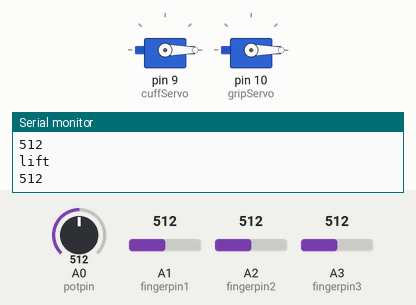
Recording of a sketch running on a simulated Arduino Uno, built with avr-gcc and run on an emulated ATmega328P. Shown: 2 × servo, the last lines printed to the serial monitor. The inputs (shaded band) are chosen by the test bench; at power-on: A0 (potpin) = 512, A1 (fingerpin1) = 512, A2 (fingerpin2) = 512, A3 (fingerpin3) = 512.

Above: at 1.2 s.
1.3 s: A0 (potpin) set to 140
3.1 s: A0 (potpin) set to 129
At 4.3 s:
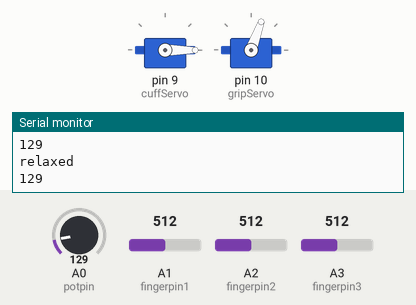
4.6 s: A0 (potpin) set to 150
At 5.7 s:
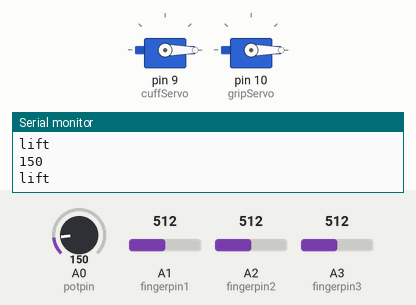
Timing chart, 0 to 7.6 s (numbered marks = the images above; inputs shaded):
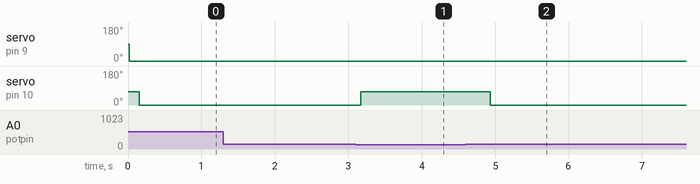

Measured:
- the behaviour switches between 140 and 139 on A0 (potpin) (found by bisection; images 0 and 1)
- after the input at 3.1 s, servo on pin 10 (gripServo): 0° → 70° after 0.07 s
- after the input at 4.6 s, servo on pin 10 (gripServo): 70° → 0° after 0.34 s

The sketch:

Finite_State.ino
```cpp
// by Team Redacted for POE Project ICF Prosthetics

/************LIBRARIES*****************/
#include <Servo.h>

/************VARIABLES*****************/
//Variables for control
Servo cuffServo;  // create servo object to control a servo
Servo gripServo;

//Variables for raw input
int fingerpin1 = 1; //analog pin used for a single finger sensor
int fingerpin2 = 2;
int fingerpin3 = 3;
int grip; //This is for the pressure sensors
int grip1, grip2, grip3;
int potpin = 0;  // analog pin used to connect the potentiometer
int bend;    // This is for the elbow potentiometer

//Variables for smoothing
const int numReadings = 20;

int gripReadings[numReadings];
int gripIndex = 0;
int gripTotal = 0;
int gripAverage = 0;

int bendReadings[numReadings];
int bendIndex = 0;
int bendTotal = 0;
int bendAverage = 0;

//Variables indicating state
boolean relaxed = 0;
boolean lift = 0;
boolean reach = 0;
boolean grabbing = 0;
boolean hold = 0;
boolean reelees = 0;

//Tracking variables
int looper = 0;
int lastGrip;

/************SETUP*****************/
void setup()
{
  Serial.begin(9600); // for debugging in terminal
  cuffServo.attach(9);  // attaches the servo on pin 9 to the servo object
  gripServo.attach(10);

  for (int thisReading=0; thisReading < numReadings; thisReading++){
    gripReadings[thisReading] = 0;
    bendReadings[thisReading] = 0;
  }

  relaxed = 1;
}

/************MAIN LOOP*****************/
void loop()
{
  grip1 = analogRead(fingerpin1);
  grip2 = analogRead(fingerpin2);
  grip3 = analogRead(fingerpin3);
  grip = max(grip1, grip2);
  grip = max(grip, grip3);
  bend = analogRead(potpin);  // reads the value of the potentiometer (value between 0 and 1023)

  //Find the rolling average for the sensors (smoothing)
  bendTotal = bendTotal-bendReadings[bendIndex];
  bendReadings[bendIndex] = bend;
  bendTotal = bendTotal + bendReadings[bendIndex];
  bendIndex = bendIndex + 1;

  gripTotal = gripTotal-gripReadings[gripIndex];
  gripReadings[gripIndex] = grip;
  gripTotal = gripTotal + gripReadings[gripIndex];
  gripIndex = gripIndex + 1;

  if (bendIndex >= numReadings)
    bendIndex = 0;

  if (gripIndex >= numReadings)
    gripIndex = 0;

  bendAverage = bendTotal/numReadings;
  gripAverage = gripTotal/numReadings;
  Serial.println(bendAverage);
  //Serial.println(gripAverage);

  //Scale the averages to have a sensical input for the servos
  grip = map(gripAverage, 0, 30, 0, 179);     // Grip bounds may need to be adjusted (this is where calibration tests will be useful!)
  //cuffServo.write(grip);                  // sets the servo position according to the scaled value

  bend = map(bendAverage, 0, 1023, 0, 359);     // Probably also needs to be adjusted, scale it to use it with the servo (value between 0 and 180)
  //gripServo.write(bend);                  // sets the servo position according to the scaled value

  if (relaxed) { relax(); Serial.println("relaxed"); }
  else if (lift) { arm_lift(); Serial.println("lift"); }
  else if (grabbing) { grab(); Serial.println("grab"); }
  else if (hold) { hold_stuff(); Serial.println("hold"); }
  else if (reelees) { reelees_now(); Serial.println("release"); }
}
/****************RELAX LOOP*************/
void relax() {
  //If arm is by our side, relax.  If it moves, its a lift!
  if (bendAverage < 140) {
    relaxed = 1;
    gripServo.write(70);                 //'Relaxed' position of somewhat closed
    delay(15);                           // waits for the servo to get there
  }
  else {
    relaxed = 0;
    lift = 1;
    gripServo.write(0);
    delay(15);
  }

  cuffServo.write(0);
  delay(15);
}
/**************LIFT LOOP***************/
void arm_lift() {
  //If arm bent, then lifting forearm.  If we extend, then we're reaching
 if (bendAverage > 140) {
  lift = 1;
  gripServo.write(0);
 }
 else {
   lift = 0;
   grabbing = !grabbing;
   reach = 1;
 }
  cuffServo.write(0);
  delay(15);
}
/***********GRAB LOOP****************/
void grab() {
  //If we're not maxed out in force, or over our movement range and arm is extended, grip!
  if (gripAverage < 300 && bendAverage < 150 && looper < 5000) {
    grabbing = 1;
    reach = 0;
    cuffServo.write(grip);
    Serial.println("CUFF SERVO GO");
    gripServo.write(map(looper, 0, 5000, 0, 130));
    looper = looper + 10;

    delay(15);
  }
  else {
    gripServo.write(map(looper-1, 0, 5000, 0, 130));
    cuffServo.write(lastGrip);
    Serial.println("CUFF SERVO GO");
    hold = 1;
    grabbing = 0;
    //    delay(5000); //leave time for user to move to comfortable holding position
  }
}
/**************HOLD LOOP*************/
void hold_stuff() {
  //if extend, we're releasing
  if (bendAverage > 140) {
    reelees = 0;
    hold = 1;
  }
  else {
    reelees = 1;
    hold = 0;
  }
}
/**************REELEES LOOP*********/
void reelees_now() {
  //when releasing, release down to 0.  Then reset.
  if (looper > 0) {
    gripServo.write(map(looper, 0, 5000, 0, 130));
//    gripServo.write(looper);
    cuffServo.write(lastGrip);
    lastGrip = grip;
    Serial.println("CUFF SERVO GO");
    looper = looper - 10;
    delay(15);
  }
  else {
    relaxed = 1;
    lastGrip = 0;
    hold = 0;
    reach = 0;
    lastGrip = 0;
    looper = 0;
    grabbing = 0;
    reelees = 0;
    cuffServo.write(lastGrip);
    Serial.println("CUFF SERVO GO");
    gripServo.write(looper);
    Serial.println("reset");
    delay(15);
  }
}
```
